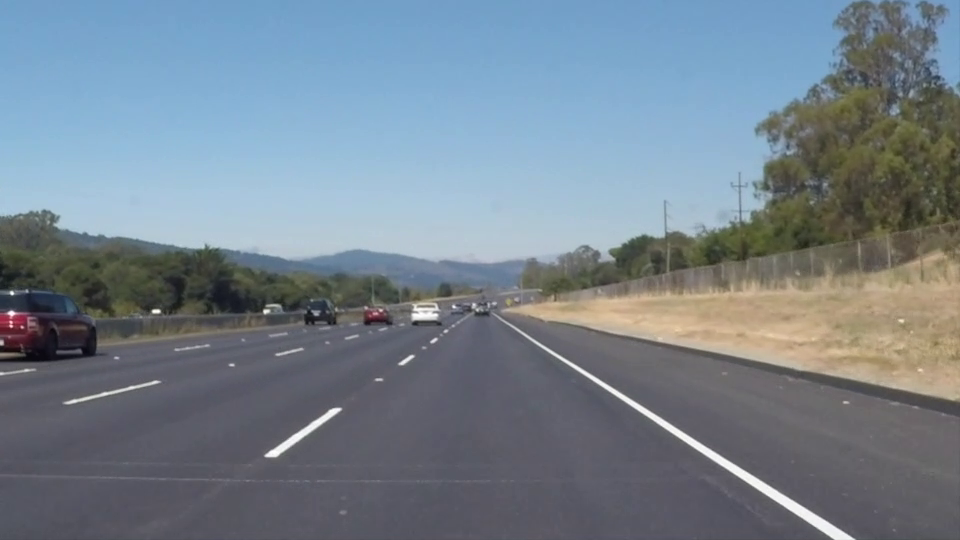
#> input picture frame 22 of ruta_1.mp4, 960 x 540 px
$ python Borrador_2.py   (older library calls are emulated)
#> lines starting #> are read from the running program, lines starting #| are printed output that depends on the picture; after the words box and inside, x2 and y2 are one past the last pixel; in counts of white or black regions, pixels touching at a corner belong together
import cv2
import matplotlib.pyplot as plt
import numpy as np

# Defininimos función para mostrar imágenes (clase)
def imshow(img, new_fig=True, title=None, color_img=False, blocking=False, colorbar=False, ticks=False):
    if new_fig:
        plt.figure()
    if color_img:
        plt.imshow(img)
    else:
        plt.imshow(img, cmap='gray')
    plt.title(title)
    if not ticks:
        plt.xticks([]), plt.yticks([])
    if colorbar:
        plt.colorbar()
    if new_fig:
        plt.show(block=blocking)

# --- Leer un video ------------------------------------------------ Código del profesor
cap = cv2.VideoCapture('ruta_1.mp4')                # Abro el video
# Esto lo corremos para ver
if not cap.isOpened():
    print("Error: No se pudo abrir el video.")
else:
    print("El video se cargó correctamente.")


# --------------- Buscamos coordenadas de interes
# Hacemos esto para ver las coordenadas de los puntos que nos interesan con el fin
# de quedarnos con algun polígono que represente la zona de interés
puntos = []
def mouse_callback(event, x, y, flags, param):
    if event == cv2.EVENT_LBUTTONDOWN:  # Evento de clic izquierdo
        puntos.append((x, y))
        print(f'Coordenadas: x={x}, y={y}')
ret, frame = cap.read()
#> frame is the input picture: shape (540, 960, 3); mean B, G, R 141.9, 130.7, 117.7
if ret:
    cv2.namedWindow('Cuadro')   # Muestra el cuadro en una ventana llamada 'Cuadro'
    cv2.setMouseCallback('Cuadro', mouse_callback) # Espera a que se presione una tecla
    cv2.imshow('Cuadro', frame)
    cv2.waitKey(0)
    cv2.destroyAllWindows()  # Cierra la ventana

cap.release() # Libera el recurso de video

    # ----- Información del video (código de clase)

width = int(cap.get(cv2.CAP_PROP_FRAME_WIDTH))      # Meta-Información del video
height = int(cap.get(cv2.CAP_PROP_FRAME_HEIGHT))
fps = int(cap.get(cv2.CAP_PROP_FPS))                # ... pero puede ser útil en otras ocasiones
n_frames = int(cap.get(cv2.CAP_PROP_FRAME_COUNT))   #
# ret, frame = cap.read()
# cap.release()

# Define el codec y crea el objeto VideoWriter
output_video_path = 'ruta_al_video_salida.mp4'
fourcc = cv2.VideoWriter_fourcc(*'mp4v')
out = cv2.VideoWriter(output_video_path, fourcc, fps, (width, height))

while cap.isOpened():
    ret, frame = cap.read()
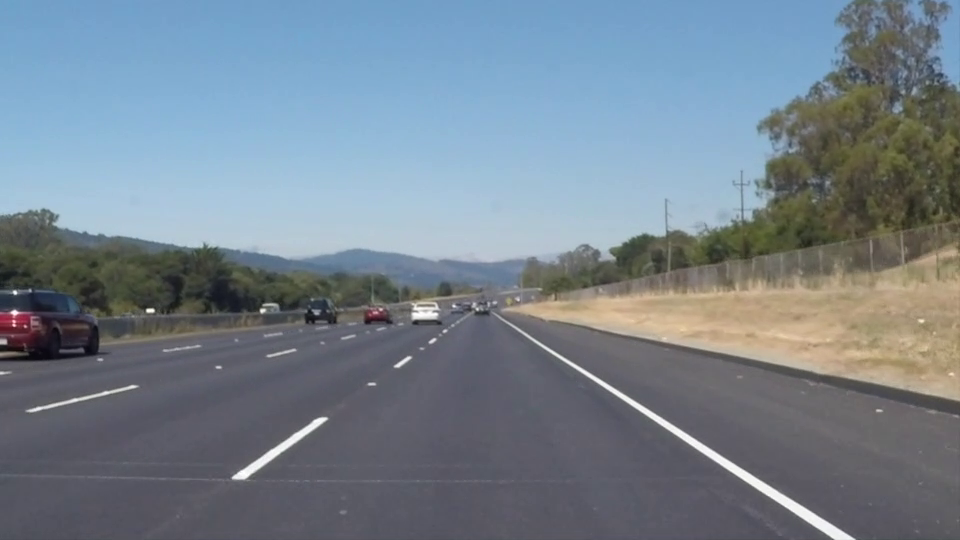
#> input picture frame 23 of ruta_1.mp4, 960 x 540 px
#> frame is the input picture: shape (540, 960, 3); mean B, G, R 142, 130.6, 117.8
    if not ret:
        break
    # [4 lines of commented-out code are left out]
    height, width = frame.shape[:2]
#> height = 540; width = 960

    # Define los puntos del trapecio
    vertices = np.array([[
        (152, height), # punto infeior izq
        (457, 300), # punto superior izq
        (500, 300), # punto superior derecho
        (890, height) # punto ingerior derecho
    ]], dtype=np.int32)

    # Crea una máscara negra del mismo tamaño que el frame
    # mask = np.zeros_like(frame)
    mask = np.zeros((height, width), dtype=np.uint8)

    # Rellena el área del trapecio con blanco
    cv2.fillPoly(mask, vertices, 255)
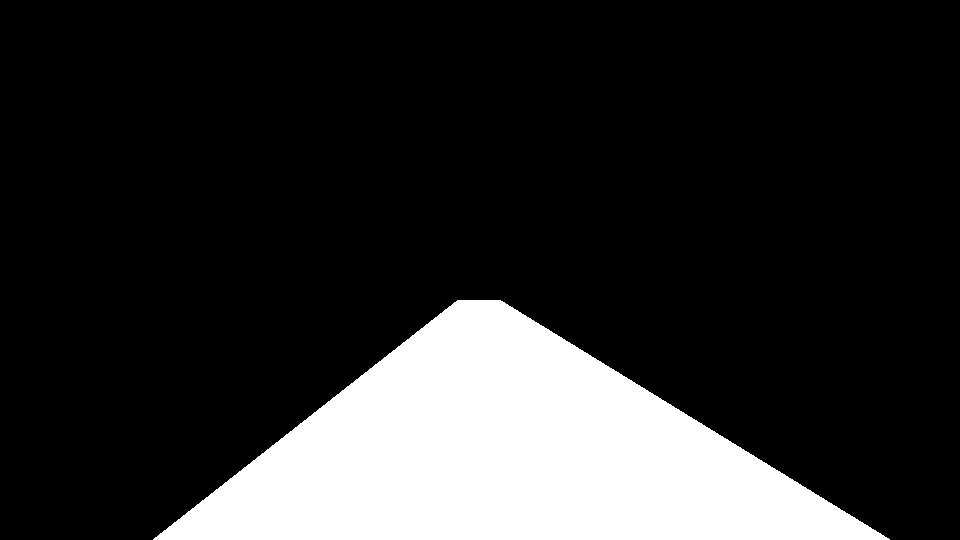
#> mask: shape (540, 960); 18.1% white; 1 white region, box (x1, y1, x2, y2) and area: (153, 300, 890, 540) 93827

    # Aplica la máscara al frame
#> (the run stopped early here; a loop or call above may not have finished)

$ run again, starting later in the video
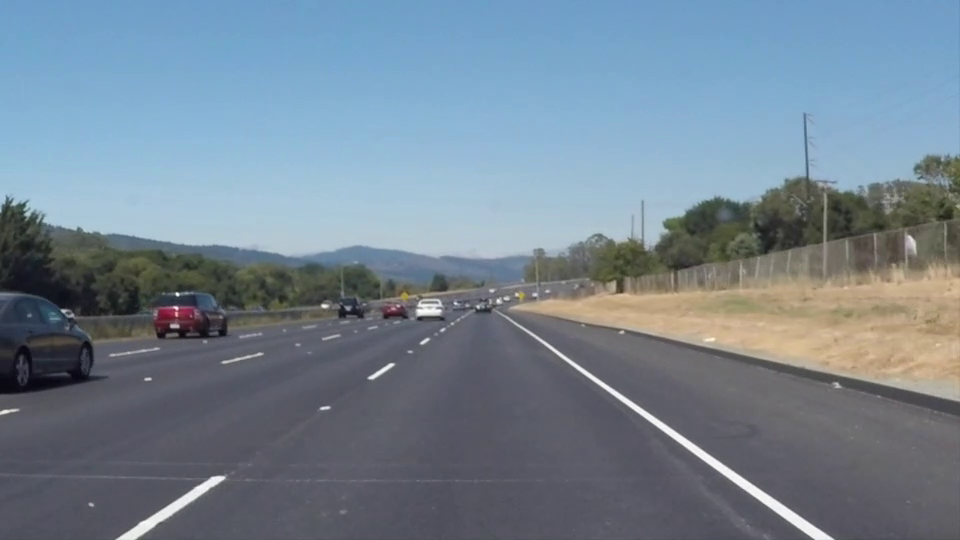
#> input picture frame 99 of ruta_1.mp4, 960 x 540 px
#> frame is the input picture: shape (540, 960, 3); mean B, G, R 146, 132.3, 116.7
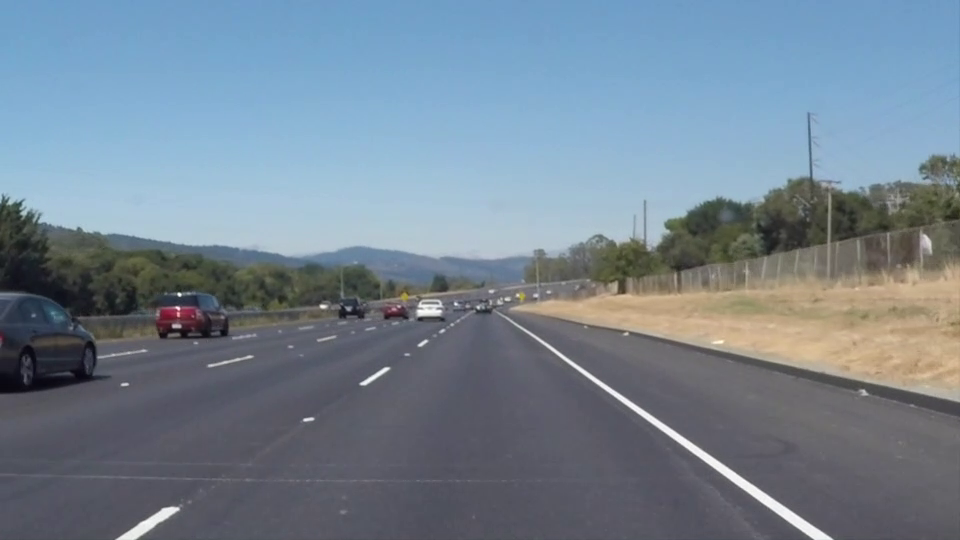
#> input picture frame 100 of ruta_1.mp4, 960 x 540 px
#> frame is the input picture: shape (540, 960, 3); mean B, G, R 145.9, 132, 116.7
#> mask: shape (540, 960); 18.1% white; 1 white region, box (x1, y1, x2, y2) and area: (153, 300, 890, 540) 93827

$ run again, starting later in the video
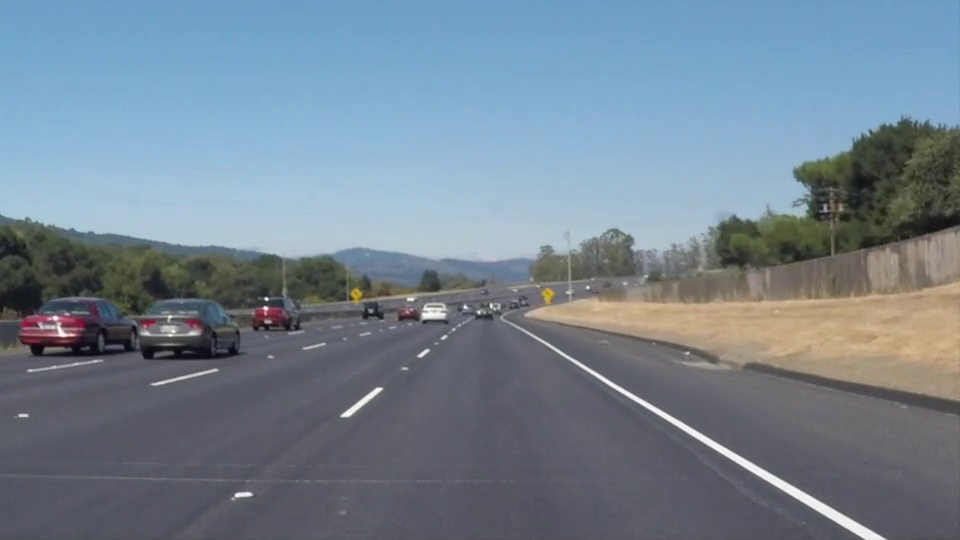
#> input picture frame 176 of ruta_1.mp4, 960 x 540 px
#> frame is the input picture: shape (540, 960, 3); mean B, G, R 145.2, 131.6, 116.5
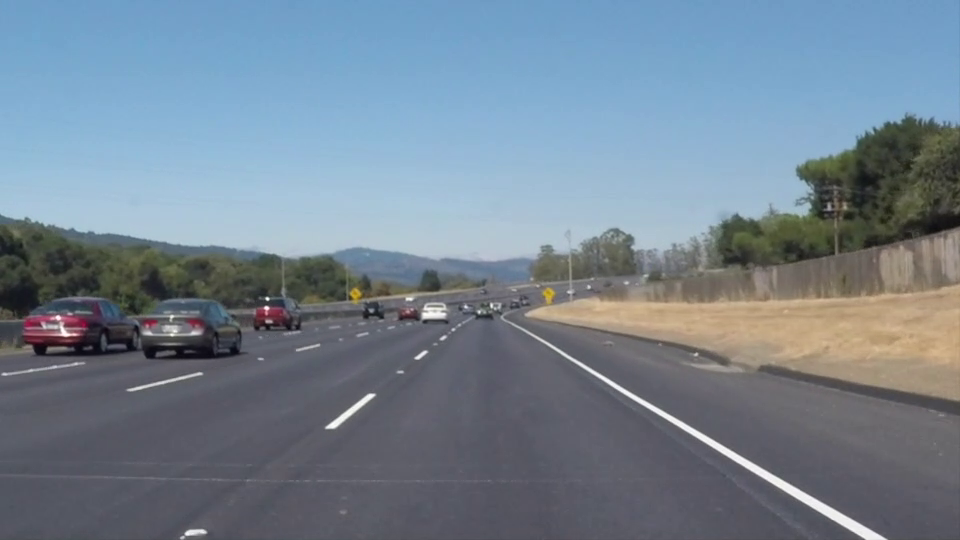
#> input picture frame 177 of ruta_1.mp4, 960 x 540 px
#> frame is the input picture: shape (540, 960, 3); mean B, G, R 145.3, 131.5, 116.5
#> mask: shape (540, 960); 18.1% white; 1 white region, box (x1, y1, x2, y2) and area: (153, 300, 890, 540) 93827
